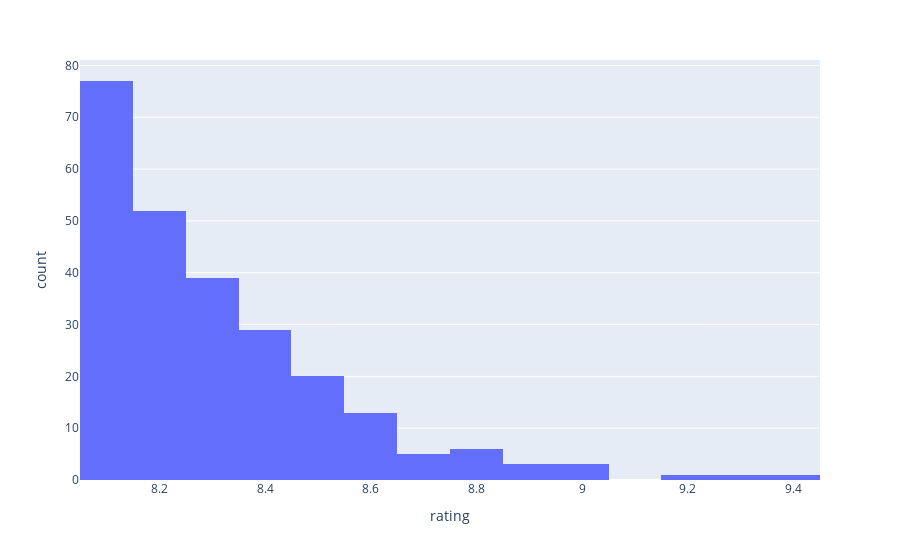

The notebook cell saved with this chart:
### Code cell
fig = px.histogram(movies, x= 'rating')
fig.show()

### Figure 1 — Plotly figure (JSON) as saved in the notebook; plotly's stock layout.template omitted (floating-point values rounded to 4 significant figures; data arrays with more than 128 entries replaced by an {"elided": "..."} marker saying what was removed)
{"data": [{"alignmentgroup": "True", "bingroup": "x", "hovertemplate": "rating=%{x}<br>count=%{y}<extra></extra>", "legendgroup": "", "marker": {"color": "#636efa", "pattern": {"shape": ""}}, "name": "", "offsetgroup": "", "orientation": "v", "showlegend": false, "type": "histogram", "x": {"elided": "250 float values"}, "xaxis": "x", "yaxis": "y"}], "layout": {"barmode": "relative", "legend": {"tracegroupgap": 0}, "margin": {"t": 60}, "xaxis": {"anchor": "y", "domain": [0, 1], "title": {"text": "rating"}}, "yaxis": {"anchor": "x", "domain": [0, 1], "title": {"text": "count"}}}}
